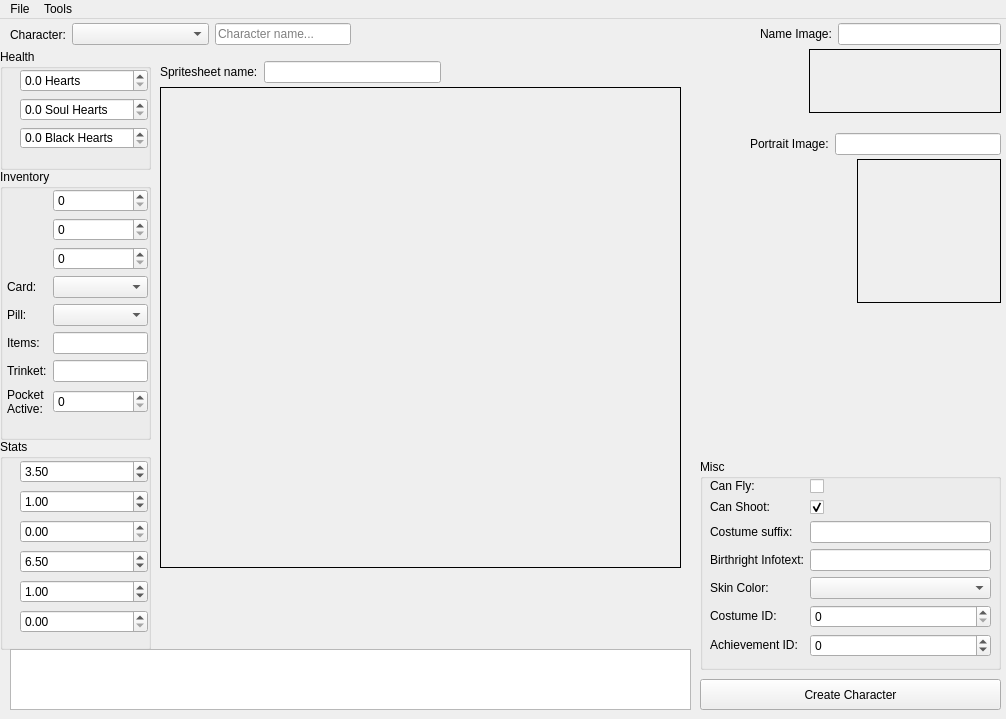
<?xml version="1.0" encoding="UTF-8"?>
<ui version="4.0">
 <class>MainWindow</class>
 <widget class="QMainWindow" name="MainWindow">
  <property name="geometry">
   <rect>
    <x>0</x>
    <y>0</y>
    <width>1006</width>
    <height>719</height>
   </rect>
  </property>
  <property name="windowTitle">
   <string>BoI:Repentance - Character Editor</string>
  </property>
  <widget class="QWidget" name="centralwidget">
   <widget class="QPushButton" name="createButton">
    <property name="geometry">
     <rect>
      <x>700</x>
      <y>660</y>
      <width>301</width>
      <height>31</height>
     </rect>
    </property>
    <property name="locale">
     <locale language="English" country="UnitedKingdom"/>
    </property>
    <property name="text">
     <string>Create Character</string>
    </property>
   </widget>
   <widget class="QGroupBox" name="groupBox">
    <property name="geometry">
     <rect>
      <x>0</x>
      <y>30</y>
      <width>151</width>
      <height>121</height>
     </rect>
    </property>
    <property name="title">
     <string>Health</string>
    </property>
    <widget class="QWidget" name="gridLayoutWidget_3">
     <property name="geometry">
      <rect>
       <x>7</x>
       <y>20</y>
       <width>141</width>
       <height>80</height>
      </rect>
     </property>
     <layout class="QGridLayout" name="gridLayout_3">
      <item row="0" column="1">
       <widget class="QDoubleSpinBox" name="boxHP">
        <property name="locale">
         <locale language="English" country="UnitedKingdom"/>
        </property>
        <property name="prefix">
         <string/>
        </property>
        <property name="suffix">
         <string> Hearts</string>
        </property>
        <property name="decimals">
         <number>1</number>
        </property>
        <property name="maximum">
         <double>999999.000000000000000</double>
        </property>
        <property name="singleStep">
         <double>0.500000000000000</double>
        </property>
       </widget>
      </item>
      <item row="1" column="1">
       <widget class="QDoubleSpinBox" name="boxSoulHP">
        <property name="locale">
         <locale language="English" country="UnitedKingdom"/>
        </property>
        <property name="prefix">
         <string/>
        </property>
        <property name="suffix">
         <string> Soul Hearts</string>
        </property>
        <property name="decimals">
         <number>1</number>
        </property>
        <property name="maximum">
         <double>999999.000000000000000</double>
        </property>
        <property name="singleStep">
         <double>0.500000000000000</double>
        </property>
       </widget>
      </item>
      <item row="1" column="0">
       <widget class="QLabel" name="label_8">
        <property name="sizePolicy">
         <sizepolicy hsizetype="Fixed" vsizetype="Fixed">
          <horstretch>0</horstretch>
          <verstretch>0</verstretch>
         </sizepolicy>
        </property>
        <property name="text">
         <string/>
        </property>
        <property name="pixmap">
         <pixmap>images/ui_hearts_soul2.png</pixmap>
        </property>
       </widget>
      </item>
      <item row="0" column="0">
       <widget class="QLabel" name="label_7">
        <property name="sizePolicy">
         <sizepolicy hsizetype="Fixed" vsizetype="Fixed">
          <horstretch>0</horstretch>
          <verstretch>0</verstretch>
         </sizepolicy>
        </property>
        <property name="text">
         <string/>
        </property>
        <property name="pixmap">
         <pixmap>images/ui_hearts_red2.png</pixmap>
        </property>
       </widget>
      </item>
      <item row="2" column="0">
       <widget class="QLabel" name="label_9">
        <property name="sizePolicy">
         <sizepolicy hsizetype="Fixed" vsizetype="Fixed">
          <horstretch>0</horstretch>
          <verstretch>0</verstretch>
         </sizepolicy>
        </property>
        <property name="text">
         <string/>
        </property>
        <property name="pixmap">
         <pixmap>images/ui_hearts_black2.png</pixmap>
        </property>
       </widget>
      </item>
      <item row="2" column="1">
       <widget class="QDoubleSpinBox" name="boxBlackHP">
        <property name="locale">
         <locale language="English" country="UnitedKingdom"/>
        </property>
        <property name="prefix">
         <string/>
        </property>
        <property name="suffix">
         <string> Black Hearts</string>
        </property>
        <property name="decimals">
         <number>1</number>
        </property>
        <property name="maximum">
         <double>999999.000000000000000</double>
        </property>
        <property name="singleStep">
         <double>0.500000000000000</double>
        </property>
       </widget>
      </item>
     </layout>
    </widget>
   </widget>
   <widget class="QGroupBox" name="groupBox_2">
    <property name="geometry">
     <rect>
      <x>0</x>
      <y>150</y>
      <width>151</width>
      <height>271</height>
     </rect>
    </property>
    <property name="title">
     <string>Inventory</string>
    </property>
    <widget class="QWidget" name="gridLayoutWidget_2">
     <property name="geometry">
      <rect>
       <x>7</x>
       <y>20</y>
       <width>141</width>
       <height>230</height>
      </rect>
     </property>
     <layout class="QGridLayout" name="gridLayout_2">
      <item row="7" column="0">
       <widget class="QLabel" name="label_22">
        <property name="sizePolicy">
         <sizepolicy hsizetype="Fixed" vsizetype="Fixed">
          <horstretch>0</horstretch>
          <verstretch>0</verstretch>
         </sizepolicy>
        </property>
        <property name="text">
         <string>Pocket
Active:</string>
        </property>
        <property name="pixmap">
         <pixmap>images/ui_keys.png</pixmap>
        </property>
       </widget>
      </item>
      <item row="5" column="1">
       <widget class="QLineEdit" name="boxItems">
        <property name="text">
         <string/>
        </property>
       </widget>
      </item>
      <item row="3" column="1">
       <widget class="QComboBox" name="boxCard"/>
      </item>
      <item row="5" column="0">
       <widget class="QLabel" name="label_10">
        <property name="sizePolicy">
         <sizepolicy hsizetype="Fixed" vsizetype="Fixed">
          <horstretch>0</horstretch>
          <verstretch>0</verstretch>
         </sizepolicy>
        </property>
        <property name="text">
         <string>Items:</string>
        </property>
        <property name="pixmap">
         <pixmap>images/ui_keys.png</pixmap>
        </property>
       </widget>
      </item>
      <item row="7" column="1">
       <widget class="QSpinBox" name="boxPocketActive">
        <property name="suffix">
         <string/>
        </property>
        <property name="maximum">
         <number>9999</number>
        </property>
       </widget>
      </item>
      <item row="4" column="0">
       <widget class="QLabel" name="label_19">
        <property name="sizePolicy">
         <sizepolicy hsizetype="Fixed" vsizetype="Fixed">
          <horstretch>0</horstretch>
          <verstretch>0</verstretch>
         </sizepolicy>
        </property>
        <property name="text">
         <string>Pill:</string>
        </property>
        <property name="pixmap">
         <pixmap>images/ui_keys.png</pixmap>
        </property>
       </widget>
      </item>
      <item row="0" column="0">
       <widget class="QLabel" name="label">
        <property name="sizePolicy">
         <sizepolicy hsizetype="Fixed" vsizetype="Fixed">
          <horstretch>0</horstretch>
          <verstretch>0</verstretch>
         </sizepolicy>
        </property>
        <property name="text">
         <string/>
        </property>
        <property name="pixmap">
         <pixmap>images/ui_coins.png</pixmap>
        </property>
       </widget>
      </item>
      <item row="3" column="0">
       <widget class="QLabel" name="label_6">
        <property name="sizePolicy">
         <sizepolicy hsizetype="Fixed" vsizetype="Fixed">
          <horstretch>0</horstretch>
          <verstretch>0</verstretch>
         </sizepolicy>
        </property>
        <property name="text">
         <string>Card:</string>
        </property>
        <property name="pixmap">
         <pixmap>images/ui_keys.png</pixmap>
        </property>
       </widget>
      </item>
      <item row="2" column="0">
       <widget class="QLabel" name="label_5">
        <property name="sizePolicy">
         <sizepolicy hsizetype="Fixed" vsizetype="Fixed">
          <horstretch>0</horstretch>
          <verstretch>0</verstretch>
         </sizepolicy>
        </property>
        <property name="text">
         <string/>
        </property>
        <property name="pixmap">
         <pixmap>images/ui_keys.png</pixmap>
        </property>
       </widget>
      </item>
      <item row="4" column="1">
       <widget class="QComboBox" name="boxPill"/>
      </item>
      <item row="1" column="0">
       <widget class="QLabel" name="label_2">
        <property name="sizePolicy">
         <sizepolicy hsizetype="Fixed" vsizetype="Fixed">
          <horstretch>0</horstretch>
          <verstretch>0</verstretch>
         </sizepolicy>
        </property>
        <property name="text">
         <string/>
        </property>
        <property name="pixmap">
         <pixmap>images/ui_bombs.png</pixmap>
        </property>
       </widget>
      </item>
      <item row="1" column="1">
       <widget class="QSpinBox" name="boxBombs">
        <property name="suffix">
         <string/>
        </property>
       </widget>
      </item>
      <item row="0" column="1">
       <widget class="QSpinBox" name="boxCoins">
        <property name="suffix">
         <string/>
        </property>
        <property name="maximum">
         <number>999</number>
        </property>
       </widget>
      </item>
      <item row="2" column="1">
       <widget class="QSpinBox" name="boxKeys">
        <property name="suffix">
         <string/>
        </property>
       </widget>
      </item>
      <item row="6" column="0">
       <widget class="QLabel" name="label_24">
        <property name="sizePolicy">
         <sizepolicy hsizetype="Fixed" vsizetype="Fixed">
          <horstretch>0</horstretch>
          <verstretch>0</verstretch>
         </sizepolicy>
        </property>
        <property name="text">
         <string>Trinket:</string>
        </property>
        <property name="pixmap">
         <pixmap>images/ui_keys.png</pixmap>
        </property>
       </widget>
      </item>
      <item row="6" column="1">
       <widget class="QLineEdit" name="boxTrinket">
        <property name="text">
         <string/>
        </property>
       </widget>
      </item>
     </layout>
    </widget>
   </widget>
   <widget class="QLabel" name="labelSpritesheet">
    <property name="geometry">
     <rect>
      <x>160</x>
      <y>68</y>
      <width>521</width>
      <height>481</height>
     </rect>
    </property>
    <property name="sizePolicy">
     <sizepolicy hsizetype="Ignored" vsizetype="Ignored">
      <horstretch>0</horstretch>
      <verstretch>0</verstretch>
     </sizepolicy>
    </property>
    <property name="sizeIncrement">
     <size>
      <width>0</width>
      <height>0</height>
     </size>
    </property>
    <property name="autoFillBackground">
     <bool>false</bool>
    </property>
    <property name="styleSheet">
     <string notr="true">border-color: rgb(0, 0, 0); border:1px solid;</string>
    </property>
    <property name="text">
     <string/>
    </property>
    <property name="pixmap">
     <pixmap>images/demoChar.png</pixmap>
    </property>
    <property name="alignment">
     <set>Qt::AlignLeading|Qt::AlignLeft|Qt::AlignTop</set>
    </property>
    <property name="wordWrap">
     <bool>false</bool>
    </property>
    <property name="margin">
     <number>3</number>
    </property>
    <property name="indent">
     <number>-1</number>
    </property>
   </widget>
   <widget class="QGroupBox" name="groupBox_3">
    <property name="geometry">
     <rect>
      <x>700</x>
      <y>440</y>
      <width>301</width>
      <height>211</height>
     </rect>
    </property>
    <property name="title">
     <string>Misc</string>
    </property>
    <widget class="QWidget" name="gridLayoutWidget">
     <property name="geometry">
      <rect>
       <x>10</x>
       <y>20</y>
       <width>281</width>
       <height>180</height>
      </rect>
     </property>
     <layout class="QGridLayout" name="gridLayout" rowstretch="0,0,0,0,0,0,0,0">
      <property name="sizeConstraint">
       <enum>QLayout::SetDefaultConstraint</enum>
      </property>
      <item row="7" column="0">
       <widget class="QLabel" name="label_12">
        <property name="sizePolicy">
         <sizepolicy hsizetype="Fixed" vsizetype="Fixed">
          <horstretch>0</horstretch>
          <verstretch>0</verstretch>
         </sizepolicy>
        </property>
        <property name="text">
         <string>Achievement ID: </string>
        </property>
       </widget>
      </item>
      <item row="1" column="0">
       <widget class="QLabel" name="label_21">
        <property name="sizePolicy">
         <sizepolicy hsizetype="Fixed" vsizetype="Fixed">
          <horstretch>0</horstretch>
          <verstretch>0</verstretch>
         </sizepolicy>
        </property>
        <property name="text">
         <string>Can Shoot:</string>
        </property>
       </widget>
      </item>
      <item row="2" column="1">
       <widget class="QLineEdit" name="textCostumeSuffix"/>
      </item>
      <item row="7" column="1">
       <widget class="QSpinBox" name="boxAchievement">
        <property name="minimum">
         <number>-99999</number>
        </property>
        <property name="maximum">
         <number>999999</number>
        </property>
       </widget>
      </item>
      <item row="3" column="0">
       <widget class="QLabel" name="label_15">
        <property name="sizePolicy">
         <sizepolicy hsizetype="Fixed" vsizetype="Fixed">
          <horstretch>0</horstretch>
          <verstretch>0</verstretch>
         </sizepolicy>
        </property>
        <property name="text">
         <string>Birthright Infotext:</string>
        </property>
       </widget>
      </item>
      <item row="1" column="1">
       <widget class="QCheckBox" name="checkBoxCanShoot">
        <property name="text">
         <string/>
        </property>
        <property name="checked">
         <bool>true</bool>
        </property>
       </widget>
      </item>
      <item row="4" column="0">
       <widget class="QLabel" name="label_16">
        <property name="sizePolicy">
         <sizepolicy hsizetype="Fixed" vsizetype="Fixed">
          <horstretch>0</horstretch>
          <verstretch>0</verstretch>
         </sizepolicy>
        </property>
        <property name="text">
         <string>Skin Color:</string>
        </property>
       </widget>
      </item>
      <item row="2" column="0">
       <widget class="QLabel" name="label_11">
        <property name="sizePolicy">
         <sizepolicy hsizetype="Fixed" vsizetype="Fixed">
          <horstretch>0</horstretch>
          <verstretch>0</verstretch>
         </sizepolicy>
        </property>
        <property name="text">
         <string>Costume suffix:</string>
        </property>
       </widget>
      </item>
      <item row="5" column="0">
       <widget class="QLabel" name="label_17">
        <property name="sizePolicy">
         <sizepolicy hsizetype="Fixed" vsizetype="Fixed">
          <horstretch>0</horstretch>
          <verstretch>0</verstretch>
         </sizepolicy>
        </property>
        <property name="text">
         <string>Costume ID:</string>
        </property>
       </widget>
      </item>
      <item row="5" column="1">
       <widget class="QSpinBox" name="boxCostumeID">
        <property name="maximum">
         <number>99999</number>
        </property>
       </widget>
      </item>
      <item row="3" column="1">
       <widget class="QLineEdit" name="textBirthright"/>
      </item>
      <item row="4" column="1">
       <widget class="QComboBox" name="boxSkinColor"/>
      </item>
      <item row="0" column="0">
       <widget class="QLabel" name="label_23">
        <property name="sizePolicy">
         <sizepolicy hsizetype="Fixed" vsizetype="Fixed">
          <horstretch>0</horstretch>
          <verstretch>0</verstretch>
         </sizepolicy>
        </property>
        <property name="text">
         <string>Can Fly:</string>
        </property>
       </widget>
      </item>
      <item row="0" column="1">
       <widget class="QCheckBox" name="checkBoxCanShoot_2">
        <property name="text">
         <string/>
        </property>
        <property name="checked">
         <bool>false</bool>
        </property>
       </widget>
      </item>
     </layout>
    </widget>
   </widget>
   <widget class="QWidget" name="horizontalLayoutWidget_7">
    <property name="geometry">
     <rect>
      <x>10</x>
      <y>0</y>
      <width>341</width>
      <height>31</height>
     </rect>
    </property>
    <layout class="QHBoxLayout" name="horizontalLayout_10">
     <item>
      <widget class="QLabel" name="label_18">
       <property name="sizePolicy">
        <sizepolicy hsizetype="Fixed" vsizetype="Minimum">
         <horstretch>0</horstretch>
         <verstretch>0</verstretch>
        </sizepolicy>
       </property>
       <property name="text">
        <string>Character:</string>
       </property>
      </widget>
     </item>
     <item>
      <widget class="QComboBox" name="comboBoxCharacter"/>
     </item>
     <item>
      <widget class="QLineEdit" name="boxCharName">
       <property name="sizePolicy">
        <sizepolicy hsizetype="Minimum" vsizetype="Fixed">
         <horstretch>0</horstretch>
         <verstretch>0</verstretch>
        </sizepolicy>
       </property>
       <property name="text">
        <string/>
       </property>
       <property name="placeholderText">
        <string>Character name...</string>
       </property>
      </widget>
     </item>
    </layout>
   </widget>
   <widget class="QLabel" name="labelNameImage">
    <property name="geometry">
     <rect>
      <x>809</x>
      <y>30</y>
      <width>192</width>
      <height>64</height>
     </rect>
    </property>
    <property name="styleSheet">
     <string notr="true">border-color: rgb(0, 0, 0); border:1px solid;</string>
    </property>
    <property name="text">
     <string/>
    </property>
    <property name="pixmap">
     <pixmap>images/demoName.png</pixmap>
    </property>
    <property name="alignment">
     <set>Qt::AlignCenter</set>
    </property>
   </widget>
   <widget class="QLabel" name="labelPortraitImage">
    <property name="geometry">
     <rect>
      <x>857</x>
      <y>140</y>
      <width>144</width>
      <height>144</height>
     </rect>
    </property>
    <property name="styleSheet">
     <string notr="true">border-color: rgb(0, 0, 0); border:1px solid;</string>
    </property>
    <property name="text">
     <string/>
    </property>
    <property name="pixmap">
     <pixmap>images/demoPortrait.png</pixmap>
    </property>
    <property name="alignment">
     <set>Qt::AlignCenter</set>
    </property>
   </widget>
   <widget class="QWidget" name="horizontalLayoutWidget_8">
    <property name="geometry">
     <rect>
      <x>760</x>
      <y>0</y>
      <width>241</width>
      <height>31</height>
     </rect>
    </property>
    <layout class="QHBoxLayout" name="horizontalLayout_3">
     <item>
      <widget class="QLabel" name="label_13">
       <property name="sizePolicy">
        <sizepolicy hsizetype="Fixed" vsizetype="Fixed">
         <horstretch>0</horstretch>
         <verstretch>0</verstretch>
        </sizepolicy>
       </property>
       <property name="text">
        <string>Name Image:</string>
       </property>
      </widget>
     </item>
     <item>
      <widget class="QLineEdit" name="textNameImage"/>
     </item>
    </layout>
   </widget>
   <widget class="QWidget" name="horizontalLayoutWidget_9">
    <property name="geometry">
     <rect>
      <x>750</x>
      <y>110</y>
      <width>251</width>
      <height>31</height>
     </rect>
    </property>
    <layout class="QHBoxLayout" name="horizontalLayout_4">
     <item>
      <widget class="QLabel" name="label_14">
       <property name="sizePolicy">
        <sizepolicy hsizetype="Fixed" vsizetype="Fixed">
         <horstretch>0</horstretch>
         <verstretch>0</verstretch>
        </sizepolicy>
       </property>
       <property name="text">
        <string>Portrait Image:</string>
       </property>
      </widget>
     </item>
     <item>
      <widget class="QLineEdit" name="textPortraitImage"/>
     </item>
    </layout>
   </widget>
   <widget class="QWidget" name="horizontalLayoutWidget_10">
    <property name="geometry">
     <rect>
      <x>160</x>
      <y>38</y>
      <width>281</width>
      <height>31</height>
     </rect>
    </property>
    <layout class="QHBoxLayout" name="horizontalLayout_5">
     <item>
      <widget class="QLabel" name="label_20">
       <property name="sizePolicy">
        <sizepolicy hsizetype="Fixed" vsizetype="Fixed">
         <horstretch>0</horstretch>
         <verstretch>0</verstretch>
        </sizepolicy>
       </property>
       <property name="text">
        <string>Spritesheet name:</string>
       </property>
      </widget>
     </item>
     <item>
      <widget class="QLineEdit" name="textSpritesheet"/>
     </item>
    </layout>
   </widget>
   <widget class="QGroupBox" name="groupBox_4">
    <property name="geometry">
     <rect>
      <x>0</x>
      <y>420</y>
      <width>151</width>
      <height>211</height>
     </rect>
    </property>
    <property name="title">
     <string>Stats</string>
    </property>
    <widget class="QWidget" name="gridLayoutWidget_4">
     <property name="geometry">
      <rect>
       <x>7</x>
       <y>20</y>
       <width>141</width>
       <height>181</height>
      </rect>
     </property>
     <layout class="QGridLayout" name="gridLayout_4">
      <item row="4" column="0">
       <widget class="QLabel" name="label_27">
        <property name="sizePolicy">
         <sizepolicy hsizetype="Fixed" vsizetype="Fixed">
          <horstretch>0</horstretch>
          <verstretch>0</verstretch>
         </sizepolicy>
        </property>
        <property name="toolTip">
         <string>Shotspeed</string>
        </property>
        <property name="text">
         <string/>
        </property>
        <property name="pixmap">
         <pixmap>images/stats_6.png</pixmap>
        </property>
       </widget>
      </item>
      <item row="0" column="0">
       <widget class="QLabel" name="label_3">
        <property name="sizePolicy">
         <sizepolicy hsizetype="Fixed" vsizetype="Fixed">
          <horstretch>0</horstretch>
          <verstretch>0</verstretch>
         </sizepolicy>
        </property>
        <property name="toolTip">
         <string>Damage</string>
        </property>
        <property name="text">
         <string/>
        </property>
        <property name="pixmap">
         <pixmap>images/stats_1.png</pixmap>
        </property>
       </widget>
      </item>
      <item row="1" column="0">
       <widget class="QLabel" name="label_4">
        <property name="sizePolicy">
         <sizepolicy hsizetype="Fixed" vsizetype="Fixed">
          <horstretch>0</horstretch>
          <verstretch>0</verstretch>
         </sizepolicy>
        </property>
        <property name="toolTip">
         <string>Speed</string>
        </property>
        <property name="text">
         <string/>
        </property>
        <property name="pixmap">
         <pixmap>images/stats_2.png</pixmap>
        </property>
       </widget>
      </item>
      <item row="2" column="0">
       <widget class="QLabel" name="label_26">
        <property name="sizePolicy">
         <sizepolicy hsizetype="Fixed" vsizetype="Fixed">
          <horstretch>0</horstretch>
          <verstretch>0</verstretch>
         </sizepolicy>
        </property>
        <property name="toolTip">
         <string>Tear Delay (Tears)</string>
        </property>
        <property name="text">
         <string/>
        </property>
        <property name="pixmap">
         <pixmap>images/stats_3.png</pixmap>
        </property>
       </widget>
      </item>
      <item row="3" column="0">
       <widget class="QLabel" name="label_25">
        <property name="sizePolicy">
         <sizepolicy hsizetype="Fixed" vsizetype="Fixed">
          <horstretch>0</horstretch>
          <verstretch>0</verstretch>
         </sizepolicy>
        </property>
        <property name="toolTip">
         <string>Range</string>
        </property>
        <property name="text">
         <string/>
        </property>
        <property name="pixmap">
         <pixmap>images/stats_5.png</pixmap>
        </property>
       </widget>
      </item>
      <item row="5" column="0">
       <widget class="QLabel" name="label_28">
        <property name="sizePolicy">
         <sizepolicy hsizetype="Fixed" vsizetype="Fixed">
          <horstretch>0</horstretch>
          <verstretch>0</verstretch>
         </sizepolicy>
        </property>
        <property name="toolTip">
         <string>Luck</string>
        </property>
        <property name="text">
         <string/>
        </property>
        <property name="pixmap">
         <pixmap>images/stats_7.png</pixmap>
        </property>
       </widget>
      </item>
      <item row="0" column="1">
       <widget class="QDoubleSpinBox" name="boxCoins_2">
        <property name="toolTip">
         <string>Damage</string>
        </property>
        <property name="maximum">
         <double>999999.000000000000000</double>
        </property>
        <property name="value">
         <double>3.500000000000000</double>
        </property>
       </widget>
      </item>
      <item row="1" column="1">
       <widget class="QDoubleSpinBox" name="boxBombs_2">
        <property name="toolTip">
         <string>Speed</string>
        </property>
        <property name="maximum">
         <double>999999.000000000000000</double>
        </property>
        <property name="value">
         <double>1.000000000000000</double>
        </property>
       </widget>
      </item>
      <item row="4" column="1">
       <widget class="QDoubleSpinBox" name="boxCard_3">
        <property name="toolTip">
         <string>Shotspeed</string>
        </property>
        <property name="maximum">
         <double>999999.000000000000000</double>
        </property>
        <property name="value">
         <double>1.000000000000000</double>
        </property>
       </widget>
      </item>
      <item row="3" column="1">
       <widget class="QDoubleSpinBox" name="boxCard_2">
        <property name="toolTip">
         <string>Range</string>
        </property>
        <property name="maximum">
         <double>999999.000000000000000</double>
        </property>
        <property name="value">
         <double>6.500000000000000</double>
        </property>
       </widget>
      </item>
      <item row="2" column="1">
       <widget class="QDoubleSpinBox" name="boxKeys_2">
        <property name="toolTip">
         <string>Tear Delay (Tears)</string>
        </property>
        <property name="maximum">
         <double>999999.000000000000000</double>
        </property>
       </widget>
      </item>
      <item row="5" column="1">
       <widget class="QDoubleSpinBox" name="boxCard_4">
        <property name="toolTip">
         <string>Luck</string>
        </property>
        <property name="maximum">
         <double>999999.000000000000000</double>
        </property>
       </widget>
      </item>
     </layout>
    </widget>
   </widget>
   <widget class="QPlainTextEdit" name="labelXML">
    <property name="geometry">
     <rect>
      <x>10</x>
      <y>630</y>
      <width>681</width>
      <height>61</height>
     </rect>
    </property>
   </widget>
   <zorder>labelSpritesheet</zorder>
   <zorder>createButton</zorder>
   <zorder>groupBox</zorder>
   <zorder>groupBox_2</zorder>
   <zorder>groupBox_3</zorder>
   <zorder>horizontalLayoutWidget_7</zorder>
   <zorder>labelNameImage</zorder>
   <zorder>labelPortraitImage</zorder>
   <zorder>horizontalLayoutWidget_8</zorder>
   <zorder>horizontalLayoutWidget_9</zorder>
   <zorder>horizontalLayoutWidget_10</zorder>
   <zorder>groupBox_4</zorder>
   <zorder>labelXML</zorder>
  </widget>
  <widget class="QMenuBar" name="menubar">
   <property name="geometry">
    <rect>
     <x>0</x>
     <y>0</y>
     <width>1006</width>
     <height>22</height>
    </rect>
   </property>
   <widget class="QMenu" name="menuFile">
    <property name="title">
     <string>File</string>
    </property>
    <addaction name="actionNew"/>
    <addaction name="actionLoad_File"/>
    <addaction name="actionSave"/>
   </widget>
   <widget class="QMenu" name="menuTools">
    <property name="title">
     <string>Tools</string>
    </property>
    <addaction name="action_Todo_Generate_Missing_No_Sprite"/>
    <addaction name="action_Todo_Generate_Teleport_Sprite"/>
    <addaction name="action_Todo_Generate_Skin_color_Sprites"/>
   </widget>
   <addaction name="menuFile"/>
   <addaction name="menuTools"/>
  </widget>
  <action name="actionNew">
   <property name="text">
    <string>New File...</string>
   </property>
  </action>
  <action name="actionLoad_File">
   <property name="text">
    <string>Load File...</string>
   </property>
  </action>
  <action name="action_Todo_Generate_Missing_No_Sprite">
   <property name="text">
    <string>&lt;Todo&gt; Generate Missing No. Sprite</string>
   </property>
  </action>
  <action name="action_Todo_Generate_Teleport_Sprite">
   <property name="text">
    <string>&lt;Todo&gt; Generate Teleport Sprite</string>
   </property>
  </action>
  <action name="action_Todo_Generate_Skin_color_Sprites">
   <property name="text">
    <string>&lt;Todo&gt; Generate Skin_color Sprites</string>
   </property>
  </action>
  <action name="actionSave">
   <property name="text">
    <string>Save File</string>
   </property>
  </action>
 </widget>
 <resources/>
 <connections/>
</ui>
